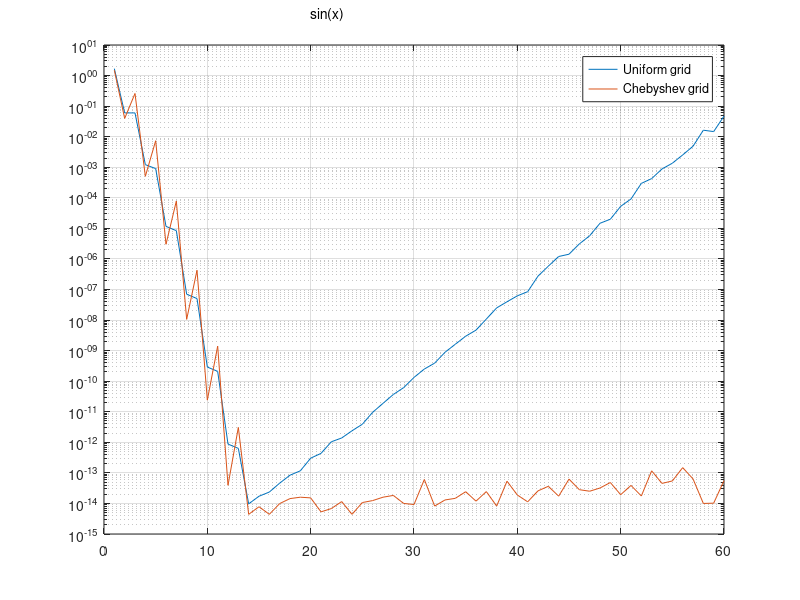
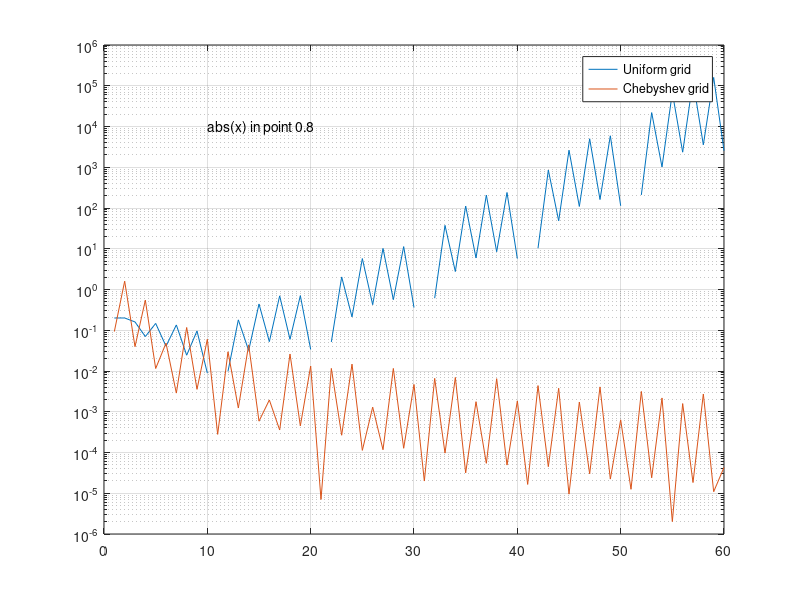

Write MATLAB code to recreate these figures, in order.
clear
clc

max_uniform_eps = load('MaxEpsUnif.txt');
max_cheb_eps = load('MaxEpsCheb.txt');

point_uniform_eps = load('PointEpsUniform.txt');
point_cheb_eps = load('PointEpsCheb.txt');

n = length(max_uniform_eps);
x = 1 : n;
% About x: all vector have the same length,
% and we can use one vector x for all graphics

figure('Name','Max epsilon on interval');
semilogy(x, max_uniform_eps);
grid on
hold on
semilogy(x, max_cheb_eps);
legend('Uniform grid','Chebyshev grid');
text(20,10^2,'sin(x)');

figure('Name','Epsilon in one point');
semilogy(x, point_uniform_eps);
grid on
hold on
semilogy(x, point_cheb_eps);
legend('Uniform grid','Chebyshev grid');
text(10,10^4,'abs(x) in point 0.8');
